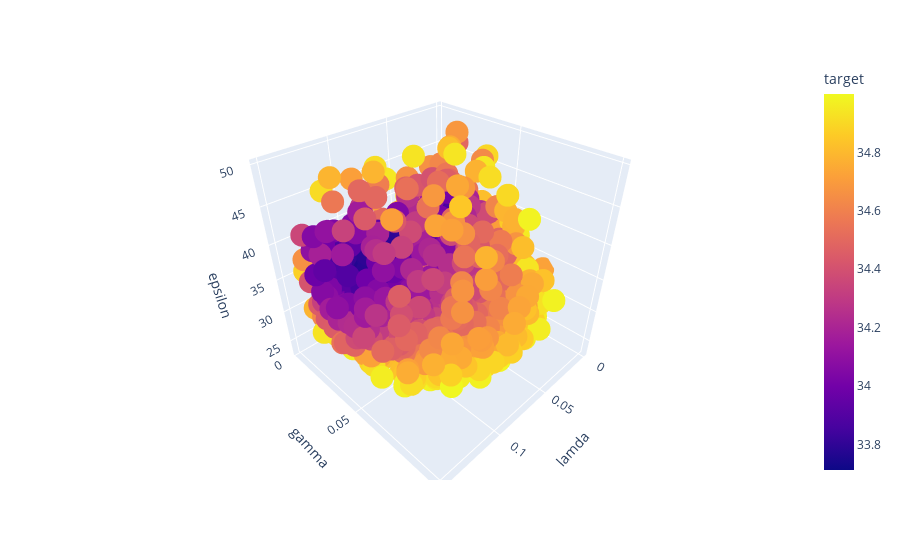

Notebook code cell kept with this figure:
### Code cell
px.scatter_3d(df2, x = "lamda", y = "gamma", z = "epsilon", color = "target", hover_data = ["C", "epsilon"])

### Figure 1 — Plotly figure (JSON) as saved in the notebook; plotly's stock layout.template omitted (floating-point values rounded to 4 significant figures; data arrays with more than 128 entries replaced by an {"elided": "..."} marker saying what was removed)
{"data": [{"customdata": {"elided": "1707x1 float values"}, "hovertemplate": "lamda=%{x}<br>gamma=%{y}<br>epsilon=%{z}<br>C=%{customdata[0]}<br>target=%{marker.color}<extra></extra>", "legendgroup": "", "marker": {"color": {"elided": "1707 float values"}, "coloraxis": "coloraxis", "symbol": "circle"}, "mode": "markers", "name": "", "scene": "scene", "showlegend": false, "type": "scatter3d", "x": {"elided": "1707 float values"}, "y": {"elided": "1707 float values"}, "z": {"elided": "1707 float values"}}], "layout": {"coloraxis": {"colorbar": {"title": {"text": "target"}}, "colorscale": [[0, "#0d0887"], [0.1111, "#46039f"], [0.2222, "#7201a8"], [0.3333, "#9c179e"], [0.4444, "#bd3786"], [0.5556, "#d8576b"], [0.6667, "#ed7953"], [0.7778, "#fb9f3a"], [0.8889, "#fdca26"], [1, "#f0f921"]]}, "legend": {"tracegroupgap": 0}, "margin": {"t": 60}, "scene": {"domain": {"x": [0, 1], "y": [0, 1]}, "xaxis": {"title": {"text": "lamda"}}, "yaxis": {"title": {"text": "gamma"}}, "zaxis": {"title": {"text": "epsilon"}}}}}
